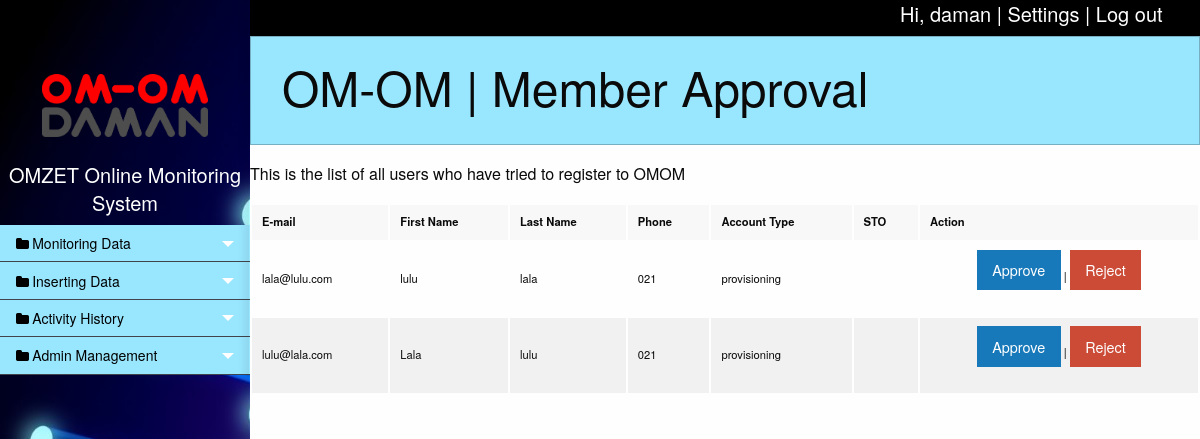
The page /admin_member.php (signed in) on the database as committed earlier.
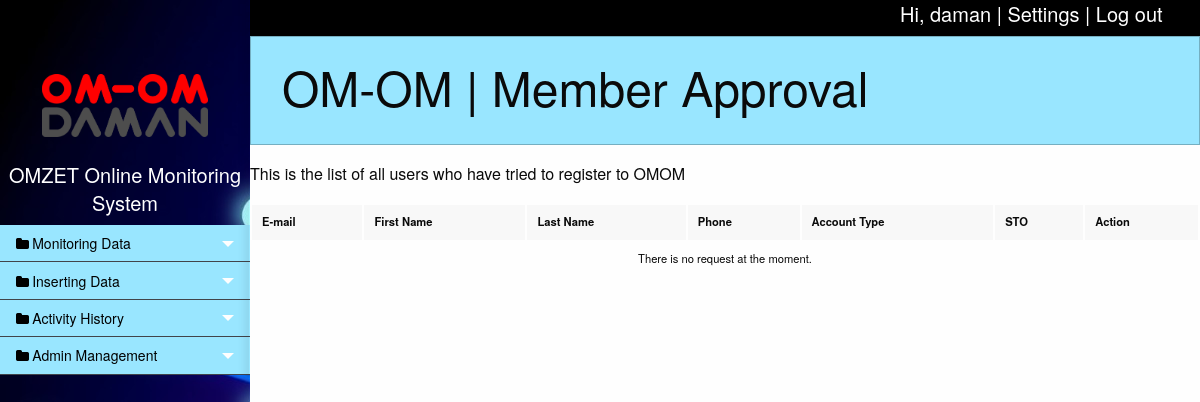
The same page on the database as committed later.
### tables this page shows
CREATE TABLE `tb_account` (
  `email` varchar(30) NOT NULL,
  `password` varchar(32) NOT NULL,
  `fname` varchar(20) NOT NULL,
  `lname` varchar(20) NOT NULL,
  `phone` varchar(20) NOT NULL,
  `acctype` varchar(20) NOT NULL,
  `sto` varchar(3) NOT NULL
);

CREATE TABLE `tb_unsigned` (
  `email` varchar(30) NOT NULL,
  `password` varchar(32) NOT NULL,
  `fname` varchar(20) NOT NULL,
  `lname` varchar(20) NOT NULL,
  `phone` varchar(20) NOT NULL,
  `acctype` varchar(20) NOT NULL,
  `sto` varchar(3) NOT NULL
);

### function/session.php (called while the page is built, shortened)
<?php
	include('database.php');
	$user_email=$_SESSION['login_user'];
	$query=mysqli_query($con, "SELECT * FROM tb_account WHERE email='".$user_email."'");
	$row=mysqli_fetch_assoc($query);
	$login_fname=$row['fname'];
?>

### function/omom.php (the view, shortened to what this page needs)
<?php
	function listRequest(){
		include('database.php');
		$query=mysqli_query($con, "SELECT * FROM tb_unsigned");
		if(mysqli_num_rows($query)>0){
			while ($row = mysqli_fetch_array($query)){
				echo
				'<tr>
					<td>'.$row['email'].'</td>
					<td>'.$row['fname'].'</td>
					<td>'.$row['lname'].'</td>
					<td>'.$row['phone'].'</td>
					<td>'.$row['acctype'].'</td>
					<td>'.$row['sto'].'</td>
					<td>
						<center>
							<a class="button" href="function/adminopt.php?approveAcc=1&email='.$row['email'].'" >Approve</a> |
							<a class="alert button" href="function/adminopt.php?email='.$row['email'].'">Reject</a>
						</center>
					</td>
				</tr>';
			}
		}else{
			echo
			'<tr>
			 <td colspan="10" style="text-align:center">There is no request at the moment.</td>
			 </tr>';
		}
	}
?>

### admin_member.php (shortened to what this page needs)
<?php
include('function/session.php');
include('function/omom.php');
?>
<!doctype html>
<html class="no-js" lang="en">
<head>
  <link rel="stylesheet" href="css/foundation.css">
  <link rel="stylesheet" href="css/app.css">
  <link rel="stylesheet" href="css/custom.css" />
  <link rel="stylesheet" href="css/pace.css" />
  <link rel="stylesheet" type="text/css" src="font/foundation-icons.css" />
  <link href="http://cdnjs.cloudflare.com/ajax/libs/font-awesome/4.3.0/css/font-awesome.css" rel="stylesheet" type='text/css'>
</head>
<body>
  <div class="off-canvas-wrapper">
    <div class="large-12 bg-black">
      <div class="row small-3 small-offset-9 show-for-large">
        <h5>Hi, <a href="profile.php"><?php echo $login_fname; ?></a> | <a href="settings.php">Settings</a> | <a href="function/logout.php">Log out</a></h5>
      </div>
    </div>
    <div class="off-canvas-wrapper-inner" data-off-canvas-wrapper>
      <div class="off-canvas position-left reveal-for-large" id="my-info" data-off-canvas data-position="left">
        <div class="medium-12">
          <br>
          <div class="row medium-8">
            <img style="margin-top: 50px;" src="image/omom.png">
          </div>
          <br>
          <a href="dashboard.php"><h5 style="color:white"><center>OMZET Online Monitoring System</center></h5></a>
          <div class="row small-12">
            <ul class="multilevel-accordion-menu vertical menu" data-accordion-menu>
              <li>
                <a href="#">Monitoring Data</a>
              </li>
              <li>
                <a href="#">Inserting Data</a>
              </li>
              <li>
                <a href="#">Activity History</a>
              </li>
              <li>
                <a href="#">Admin Management</a>
                  <li><a class="subitem" href="admin_member.php">Member Approval</a></li></li>
                </ul>
          </div>
        </div>
      </div>
      <div class="off-canvas-content" data-off-canvas-content>
        <div class="callout primary">
          <div class="row column">
            <h1>OM-OM | Member Approval</h1>
          </div>
        </div>
        <div class="row medium-12">
          <p>This is the list of all users who have tried to register to OMOM</p>
          <table>
            <thead>
              <th>E-mail</th>
              <th>First Name</th>
              <th>Last Name</th>
              <th>Phone</th>
              <th>Account Type</th>
              <th>STO</th>
              <th>Action</th>
            </thead>
            <tbody>
              <?php
              listRequest();
              ?>
            </tbody>
          </table>
        </div>
      </div>
    </div>
  </div>
</body>
</html>

### css/custom.css (style rules this page uses)
.bg-black { background-color: black; color: white; }
.bg-black .row h5 a { color: white; }

Rows that differ between the two databases and show on the page:
removed tb_unsigned: email "lala@lulu.com", fname "lulu", lname "lala", phone "021", acctype "provisioning"
removed tb_unsigned: email "lulu@lala.com", fname "Lala", lname "lulu", phone "021", acctype "provisioning"
Other text that changed with them:
text now shown: "There is no request at the moment."
